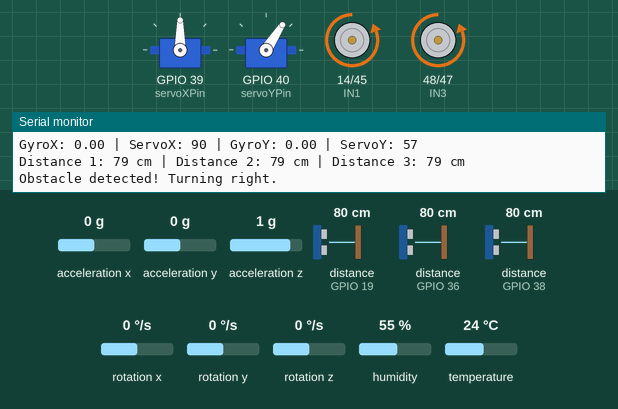
Bench run of a sketch on a simulated ESP32. Shown: 2 × servo, motor-driver pin pairs drawn as motors (green arrow = first pin HIGH = forward, orange = second pin HIGH = backward, longer = more drive), the last lines printed to the serial monitor. Wiring (inferred from the names in the program): 3 × ultrasonic range finder: trigger GPIO 3, echo GPIO 19 / trigger GPIO 35, echo GPIO 36 / trigger GPIO 37, echo GPIO 38. The inputs (shaded band) are chosen by the test bench; at power-on: rotation x 0 °/s, distance to the obstacle (sensors on GPIO 36, GPIO 19, GPIO 38) 80 cm, rotation y 0 °/s, acceleration x 0 g, acceleration y 0 g, acceleration z 1 g, rotation z 0 °/s, humidity 55 %, temperature 24 °C. The echo pulse lasts 58.3 µs per cm.

Above: at 2.25 s.
2.3 s: rotation x set to -192 °/s
At 5.11 s:
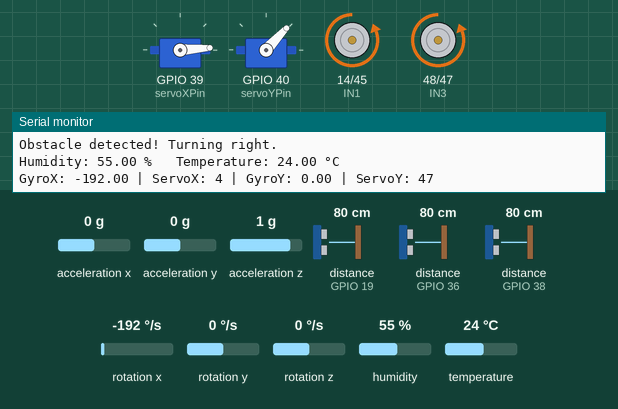
5.8 s: distance to the obstacle (sensor on GPIO 36) set to 85 cm
At 7.4 s:
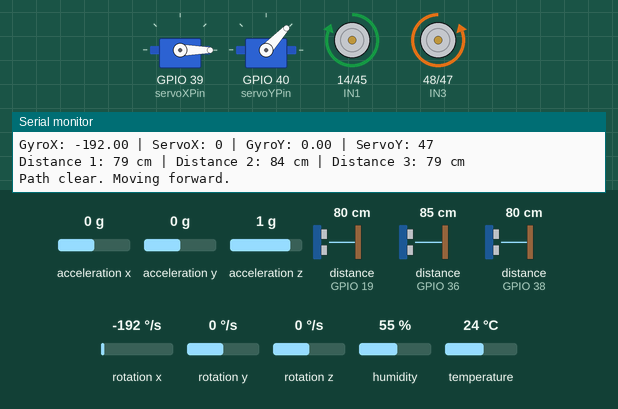
8.0 s: rotation y set to 64 °/s
At 11.4 s:
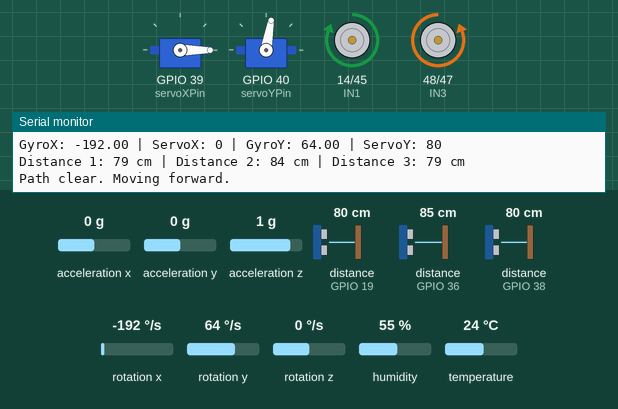
11.5 s: distance to the obstacle (sensor on GPIO 19) set to 66 cm
13.0 s: distance to the obstacle (sensor on GPIO 19) set to 56 cm
At 13.4 s:
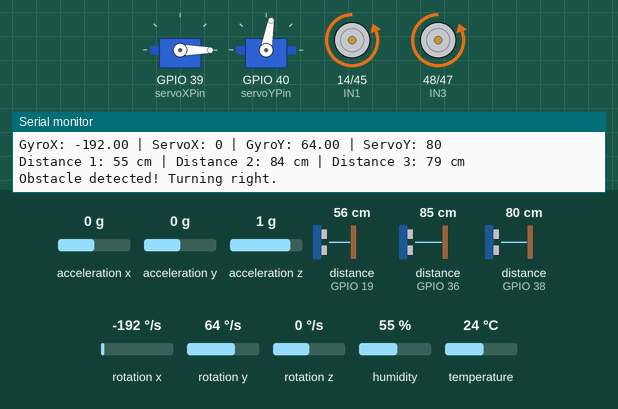
14.5 s: rotation x set to 100 °/s
At 19.7 s:
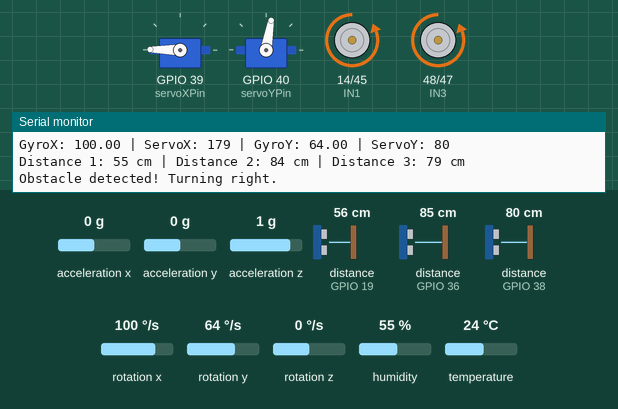
Timing chart, 0 to 20.9 s (numbered marks = the images above; inputs shaded):
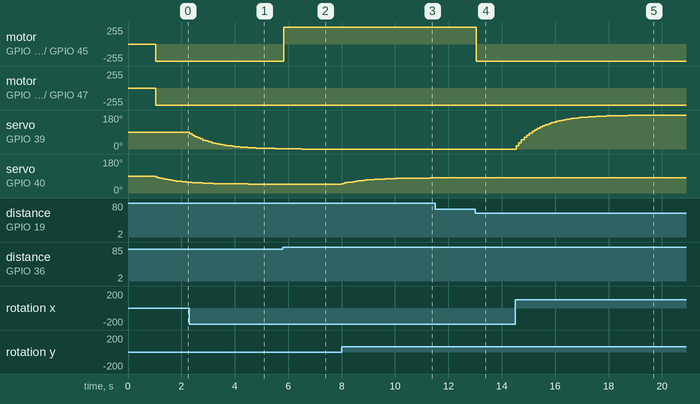

Measured:
- the behaviour switches between 80 and 81 cm on distance to the obstacle (sensor on GPIO 36) (found by bisection; images 1 and 2)
- the behaviour switches between 61 and 60 cm on distance to the obstacle (sensor on GPIO 19) (found by bisection; images 3 and 4)
- after the input at 2.3 s, servo on GPIO 39 (servoXPin): moves from 90° to 2° over 3.2 s, starting at once
- after the input at 5.8 s, motor on GPIO 14 (IN1) / GPIO 45 (IN2): backward 255/255 → forward 255/255 at once
- after the input at 8.0 s, servo on GPIO 40 (servoYPin): moves from 47° to 80° over 3.3 s, starting at once
- after the input at 13.0 s, motor on GPIO 14 (IN1) / GPIO 45 (IN2): forward 255/255 → backward 255/255 after 0.05 s
- after the input at 14.5 s, servo on GPIO 39 (servoXPin): moves from 0° to 179° over 4.9 s, starting at once

The sketch:

terravanguard_nocam.ino
```cpp
#include <Wire.h>
#include <MPU9250_asukiaaa.h>
#include <ESP32Servo.h>
#include "DHT.h"

// ----------------- Motor Driver Pins ------------------
#define IN1 14   // Motor A
#define IN2 45  // Motor A
#define IN3 48  // Motor B
#define IN4 47  // Motor B

// ----------------- DHT11 Sensor ------------------
#define DHTPIN 21
#define DHTTYPE DHT11
DHT dht(DHTPIN, DHTTYPE);

// ----------------- MPU9250 ------------------
MPU9250_asukiaaa mySensor;
float angleX = 90;
float angleY = 90;

// ----------------- Servo Pins ------------------
Servo servoX;
Servo servoY;
const int servoXPin = 39;
const int servoYPin = 40;

// ----------------- Ultrasonic Sensor Pins ------------------
// Updated to 3 sensors:
#define TRIG1_PIN 3
#define ECHO1_PIN 19

#define TRIG2_PIN 35
#define ECHO2_PIN 36

#define TRIG3_PIN 37
#define ECHO3_PIN 38

// ----------------- Timing Variables ------------------
unsigned long previousDHTMillis = 0;
const long dhtInterval = 100;

unsigned long previousMPUMillis = 0;
const long mpuInterval = 100;

unsigned long previousUltrasonicMillis = 0;
const long ultrasonicInterval = 100;

void setup() {
  Serial.begin(115200);
  delay(1000);

  // Initialize Motor Driver Pins
  pinMode(IN1, OUTPUT);
  pinMode(IN2, OUTPUT);
  pinMode(IN3, OUTPUT);
  pinMode(IN4, OUTPUT);

  // Initialize DHT11 Sensor
  dht.begin();

  // Initialize MPU9250
  Wire.begin(2, 1);
  Wire.setClock(400000);
  mySensor.setWire(&Wire);
  mySensor.beginAccel();
  mySensor.beginGyro();
  mySensor.beginMag();

  // Initialize Servos
  servoX.attach(servoXPin);
  servoY.attach(servoYPin);
  servoX.write(90);
  servoY.write(90);

  // Initialize Ultrasonic Sensor Pins
  pinMode(TRIG1_PIN, OUTPUT);
  pinMode(ECHO1_PIN, INPUT);

  pinMode(TRIG2_PIN, OUTPUT);
  pinMode(ECHO2_PIN, INPUT);

  pinMode(TRIG3_PIN, OUTPUT);
  pinMode(ECHO3_PIN, INPUT);

  Serial.println("L298N Motor + Sensors Starting...");
}

void loop() {
  unsigned long currentMillis = millis();

  // DHT11 Sensor Reading
  if (currentMillis - previousDHTMillis >= dhtInterval) {
    previousDHTMillis = currentMillis;
    float humidity = dht.readHumidity();
    float temperature = dht.readTemperature();

    if (isnan(humidity) || isnan(temperature)) {
      Serial.println("Failed to read from DHT sensor!");
    } else {
      Serial.print("Humidity: ");
      Serial.print(humidity);
      Serial.print(" %\t Temperature: ");
      Serial.print(temperature);
      Serial.println(" °C");
    }
  }

  // MPU9250 Reading and Servo Control
  if (currentMillis - previousMPUMillis >= mpuInterval) {
    previousMPUMillis = currentMillis;
    mySensor.gyroUpdate();

    float gyroX = mySensor.gyroX();
    float gyroY = mySensor.gyroY();

    float targetX = map(constrain(gyroX, -90, 90), -90, 90, 0, 180);
    float targetY = map(constrain(gyroY, -90, 90), -90, 90, 0, 95);

    angleX = 0.9 * angleX + 0.1 * targetX;
    angleY = 0.9 * angleY + 0.1 * targetY;

    servoX.write((int)angleX);
    servoY.write((int)angleY);

    Serial.print("GyroX: ");
    Serial.print(gyroX);
    Serial.print(" | ServoX: ");
    Serial.print((int)angleX);
    Serial.print(" | GyroY: ");
    Serial.print(gyroY);
    Serial.print(" | ServoY: ");
    Serial.println((int)angleY);
  }

  // Ultrasonic Sensor Reading and Motor Control (with 3 sensors)
  if (currentMillis - previousUltrasonicMillis >= ultrasonicInterval) {
    previousUltrasonicMillis = currentMillis;

    long dist1 = readDistanceCM(TRIG1_PIN, ECHO1_PIN);
    long dist2 = readDistanceCM(TRIG2_PIN, ECHO2_PIN);
    long dist3 = readDistanceCM(TRIG3_PIN, ECHO3_PIN);

    Serial.print("Distance 1: ");
    Serial.print(dist1);
    Serial.print(" cm | ");

    Serial.print("Distance 2: ");
    Serial.print(dist2);
    Serial.print(" cm | ");

    Serial.print("Distance 3: ");
    Serial.print(dist3);
    Serial.println(" cm");

    // Use obstacle algorithm based on any sensor detecting an obstacle < 20cm
    if ((dist1 > 0 && dist1 < 60) || (dist2 > 0 && dist2 < 80) || (dist3 > 0 && dist3 < 60)) {
      Serial.println("Obstacle detected! Turning right.");
      turnRight();
    } else {
      Serial.println("Path clear. Moving forward.");
      moveForward();
    }
  }

  yield(); // Feed the watchdog
}

// Function to read distance from ultrasonic sensor
long readDistanceCM(int trigPin, int echoPin) {
  digitalWrite(trigPin, LOW);
  delayMicroseconds(2);
  digitalWrite(trigPin, HIGH);
  delayMicroseconds(10);
  digitalWrite(trigPin, LOW);

  long duration = pulseIn(echoPin, HIGH, 30000); // 30ms timeout
  long distance = duration * 0.034 / 2;
  return distance;
}

// ----------------- Motor Control Functions ------------------

void moveForward() {
  digitalWrite(IN1, HIGH);
  digitalWrite(IN2, LOW);
  digitalWrite(IN3, LOW);
  digitalWrite(IN4, HIGH);
}

void moveBackward() {
  digitalWrite(IN1, LOW);
  digitalWrite(IN2, HIGH);
  digitalWrite(IN3, HIGH);
  digitalWrite(IN4, LOW);
}

void turnLeft() {
  digitalWrite(IN1, HIGH);
  digitalWrite(IN2, LOW);
  digitalWrite(IN3, HIGH);
  digitalWrite(IN4, LOW);
}

void turnRight() {
  digitalWrite(IN1, LOW);
  digitalWrite(IN2, HIGH);
  digitalWrite(IN3, LOW);
  digitalWrite(IN4, HIGH);
}

void stopMotors() {
  digitalWrite(IN1, LOW);
  digitalWrite(IN2, LOW);
  digitalWrite(IN3, LOW);
  digitalWrite(IN4, LOW);
}
```
